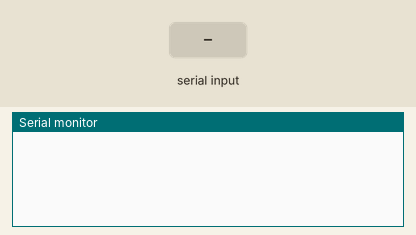
The sketch below on a simulated Arduino Uno, built with avr-gcc and run on an emulated ATmega328P. Parts: the last lines printed to the serial monitor. The inputs (shaded band) are chosen by the test bench.

Above: at 1.2 s.
1.3 s: "t" received over Serial
At 2.5 s:
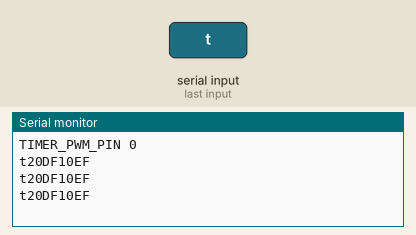
2.8 s: "y" received over Serial
At 4.0 s:
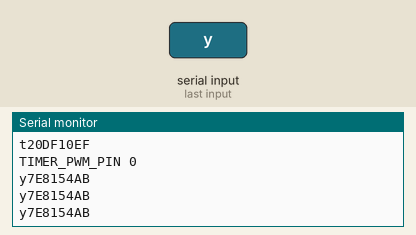
4.3 s: "u" received over Serial
At 5.2 s:
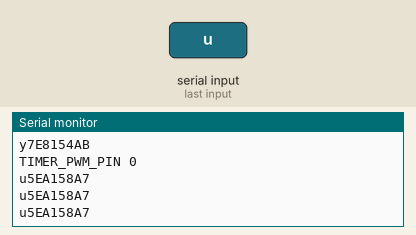
5.8 s: "d" received over Serial
At 7.0 s:
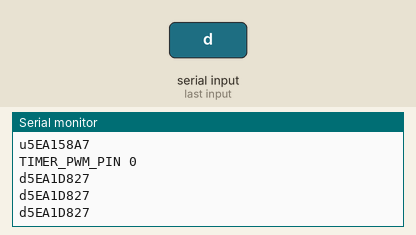
7.3 s: "o" received over Serial
At 8.6 s:
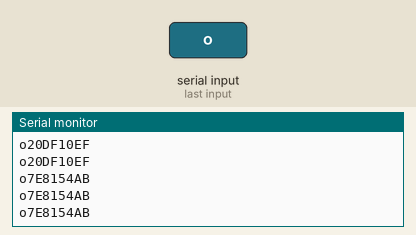

The sketch:

ir_sender.ino
```cpp
#include <IRremote.h>

/*
 * ir_sender: Transmits IR signals to devices.
 * Based on IRsendDemo by Ken Shirriff (http://arcfn.com)
 * Copyright 2012 Polychronis Ypodimatopoulos
 * http://polychronis.gr
 */


IRsend irsend;
char incomingByte;
long int ircode;

void setup()
{
  Serial.begin(9600);
}

void loop()
{
  if (Serial.available() > 0) {
    incomingByte = Serial.read();

    Serial.print("TIMER_PWM_PIN ");
    Serial.println(irsend.debug());

    if (incomingByte == 't') {
      ircode = 0x20DF10EF;
      sendCode(ircode, incomingByte);
    }

    if (incomingByte == 'y') {
      ircode = 0x7E8154AB;
      sendCode(ircode, incomingByte);
    }

    if (incomingByte == 'u') {
      ircode = 0x5EA158A7;
      sendCode(ircode, incomingByte);
    }

    if (incomingByte == 'd') {
      ircode = 0x5EA1D827;
      sendCode(ircode, incomingByte);
    }

    if (incomingByte == 'o') {
      ircode = 0x20DF10EF;
      sendCode(ircode, incomingByte);
      ircode = 0x7E8154AB;
      sendCode(ircode, incomingByte);
    }
  }
}

void sendCode(long int ircode, char key)
{
  for (int i = 0; i < 3; i++) {
    irsend.sendNEC(ircode, 32);
    Serial.print(key);
    Serial.println(ircode, HEX);
    delay(40);
  }
}
```

Measured:
- after the input at 1.3 s, the serial monitor: prints a new line at once (image 1)
- after the input at 2.8 s, the serial monitor: prints a new line after 0.07 s (image 2)
- after the input at 4.3 s, the serial monitor: prints a new line after 0.07 s (image 3)
- after the input at 5.8 s, the serial monitor: prints a new line after 0.07 s (image 4)
- after the input at 7.3 s, the serial monitor: prints a new line after 0.07 s (image 5)
